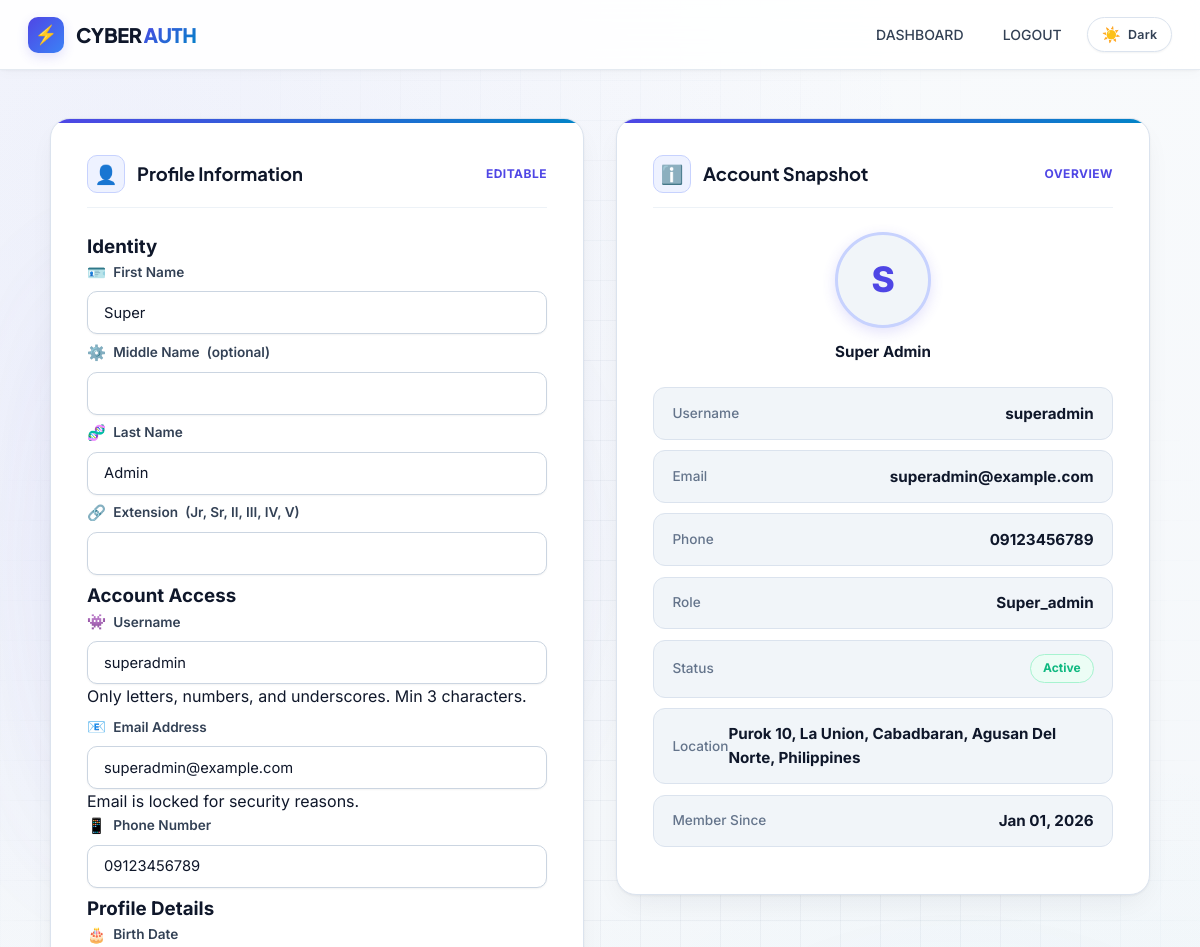
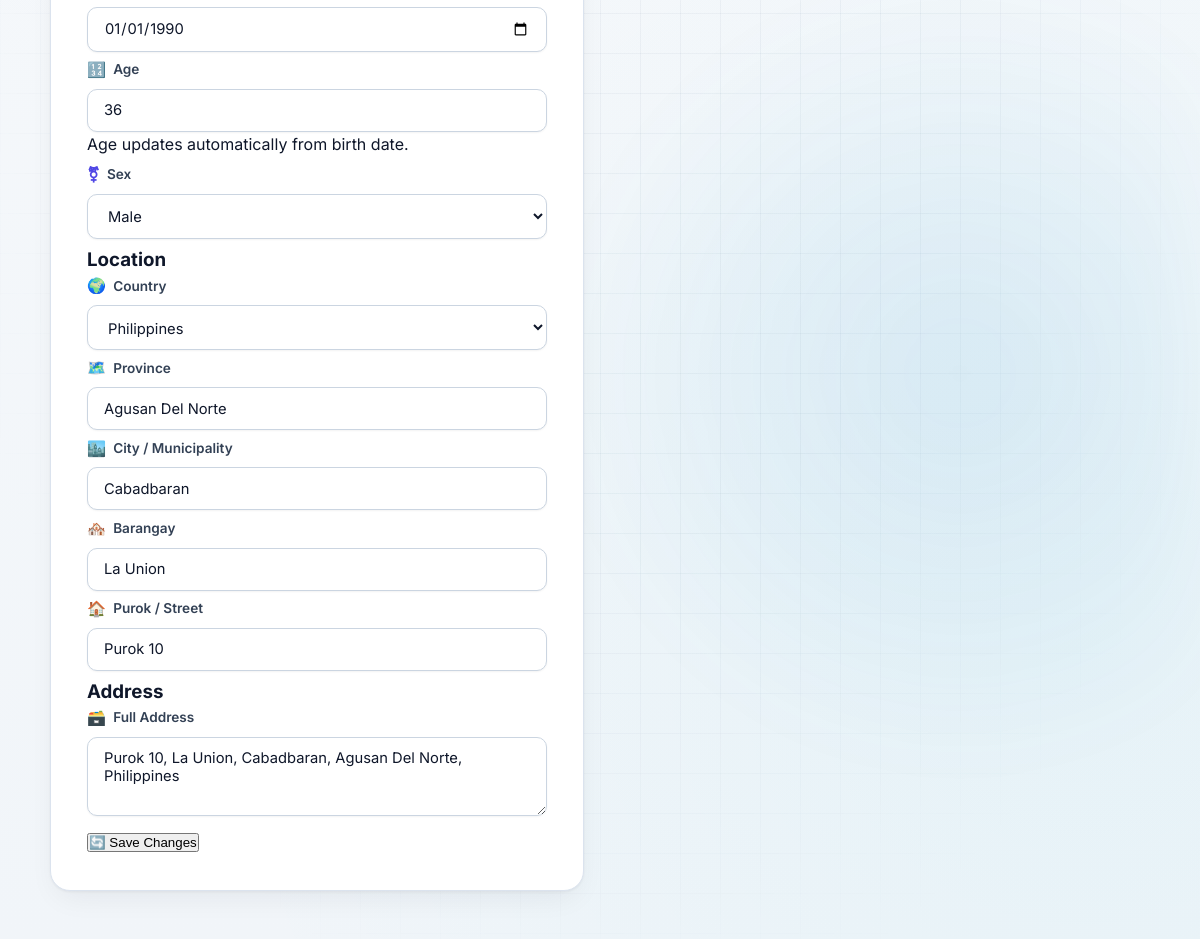
The page /pages/edit-profile.php (signed in) on the database its author committed (2 pictures, top to bottom).
### tables this page shows
CREATE TABLE `users` (
  `id` int(11) NOT NULL AUTO_INCREMENT,
  `username` varchar(50) NOT NULL,
  `email` varchar(100) NOT NULL,
  `id_number` varchar(20) DEFAULT NULL,
  `password` varchar(255) NOT NULL,
  `phone_number` varchar(20) DEFAULT NULL,
  `first_name` varchar(100) DEFAULT NULL,
  `last_name` varchar(100) DEFAULT NULL,
  `middle_name` varchar(100) DEFAULT NULL,
  `extension` varchar(10) DEFAULT NULL,
  `birth_date` date DEFAULT NULL,
  `age` int(11) DEFAULT NULL,
  `sex` enum('male','female','other') DEFAULT NULL,
  `purok_street` varchar(255) DEFAULT NULL,
  `barangay` varchar(100) DEFAULT NULL,
  `city` varchar(100) DEFAULT NULL,
  `province` varchar(100) DEFAULT NULL,
  `country` varchar(100) DEFAULT NULL,
  `zip_code` varchar(10) DEFAULT NULL,
  `address` text DEFAULT NULL,
  `profile_picture` varchar(255) DEFAULT NULL,
  `role` enum('super_admin','admin','user') DEFAULT 'user',
  `status` enum('active','inactive','suspended','pending','approved','blocked','pending_setup') NOT NULL DEFAULT 'pending',
  `last_login` timestamp NULL DEFAULT NULL,
  `created_at` timestamp NOT NULL DEFAULT current_timestamp(),
  `updated_at` timestamp NOT NULL DEFAULT current_timestamp() ON UPDATE current_timestamp(),
  `phone` varchar(20) DEFAULT NULL,
  `is_active` tinyint(1) DEFAULT 1,
  `is_former_superadmin` tinyint(1) NOT NULL DEFAULT 0,
  `privileges` text DEFAULT NULL,
  PRIMARY KEY (`id`),
  UNIQUE KEY `username` (`username`),
  UNIQUE KEY `email` (`email`),
  UNIQUE KEY `id_number` (`id_number`),
  KEY `idx_username` (`username`),
  KEY `idx_email` (`email`),
  KEY `idx_id_number` (`id_number`),
  KEY `idx_role` (`role`),
  KEY `idx_status` (`status`),
  KEY `idx_created_at` (`created_at`)
);

### pages/edit-profile.php (the view, shortened to what the rows shown need)
<?php
require_once '../php/config.php';
$db = new Database();
$stmt = $db->prepare('SELECT username, email, address, phone, phone_number, first_name, middle_name, last_name, extension, birth_date, age, sex, purok_street, barangay, city, province, country, profile_picture, role, is_active, created_at, status FROM users WHERE id = ? LIMIT 1');
$stmt->execute([$_SESSION['user_id']]);
$user = $stmt->fetch();
$phoneValue = $user['phone_number'] ?? $user['phone'] ?? '';
$birthDateValue = $user['birth_date'] ?? '';
$computedAge = $user['age'] ?? null;
if ($birthDateValue) {
    try {
        $birthDateObj = new DateTime($birthDateValue);
        $now = new DateTime();
        $ageDiff = $birthDateObj->diff($now)->y;
        $computedAge = $ageDiff;
    } catch (Exception $e) {
        $computedAge = $user['age'] ?? null;
    }
}
$countries = [
    'Afghanistan','Albania','Algeria','Andorra','Angola','Antigua and Barbuda','Argentina','Armenia','Australia','Austria','Azerbaijan','Bahamas','Bahrain','Bangladesh','Barbados','Belarus','Belgium','Belize','Benin','Bhutan','Bolivia','Bosnia and Herzegovina','Botswana','Brazil','Brunei','Bulgaria','Burkina Faso','Burundi','Cabo Verde','Cambodia','Cameroon','Canada','Central African Republic','Chad','Chile','China','Colombia','Comoros','Congo','Costa Rica','Croatia','Cuba','Cyprus','Czech Republic','Denmark','Djibouti','Dominica','Dominican Republic','Ecuador','Egypt','El Salvador','Equatorial Guinea','Eritrea','Estonia','Eswatini','Ethiopia','Fiji','Finland','France','Gabon','Gambia','Georgia','Germany','Ghana','Greece','Grenada','Guatemala','Guinea','Guinea-Bissau','Guyana','Haiti','Honduras','Hungary','Iceland','India','Indonesia','Iran','Iraq','Ireland','Israel','Italy','Jamaica','Japan','Jordan','Kazakhstan','Kenya','Kiribati','Kosovo','Kuwait','Kyrgyzstan','Laos','Latvia','Lebanon','Lesotho','Liberia','Libya','Liechtenstein','Lithuania','Luxembourg','Madagascar','Malawi','Malaysia','Maldives','Mali','Malta','Marshall Islands','Mauritania','Mauritius','Mexico','Micronesia','Moldova','Monaco','Mongolia','Montenegro','Morocco','Mozambique','Myanmar','Namibia','Nauru','Nepal','Netherlands','New Zealand','Nicaragua','Niger','Nigeria','North Korea','North Macedonia','Norway','Oman','Pakistan','Palau','Palestine','Panama','Papua New Guinea','Paraguay','Peru','Philippines','Poland','Portugal','Qatar','Romania','Russia','Rwanda','Saint Kitts and Nevis','Saint Lucia','Saint Vincent and the Grenadines','Samoa','San Marino','Sao Tome and Principe','Saudi Arabia','Senegal','Serbia','Seychelles','Sierra Leone','Singapore','Slovakia','Slovenia','Solomon Islands','Somalia','South Africa','South Korea','South Sudan','Spain','Sri Lanka','Sudan','Suriname','Sweden','Switzerland','Syria','Taiwan','Tajikistan','Tanzania','Thailand','Timor-Leste','Togo','Tonga','Trinidad and Tobago','Tunisia','Turkey','Turkmenistan','Tuvalu','Uganda','Ukraine','United Arab Emirates','United Kingdom','United States','Uruguay','Uzbekistan','Vanuatu','Vatican City','Venezuela','Vietnam','Yemen','Zambia','Zimbabwe'
];
$userCountry = $user['country'] ?? 'Philippines';
$addressValue = $user['address'] ?? '';
?>
<!DOCTYPE html>
<html lang="en" data-theme="light">
<head>
  <link rel="stylesheet" href="../css/modern-design-system.css" />
  <link rel="stylesheet" href="../css/cyberpunk-edit-profile.css" />
</head>
<body>
  <header class="cyber-header">
    <div class="header-content">
      <a href="dashboard.php" class="logo-container">
        <h1 class="logo-text">CYBER<span class="accent">AUTH</span></h1>
      </a>
    </div>
  </header>
  <main class="cyber-main">
    <div class="profile-wrapper">
      <section class="profile-panel snapshot-panel">
        <form id="editProfileForm" class="form-flow" novalidate>
          <div class="form-section">
            <div class="form-grid two-col">
              <div class="input-group">
                <div class="input-shell">
                  <input id="firstName" name="firstName" class="cyber-input" type="text" value="<?php echo htmlspecialchars($user['first_name'] ?? ''); ?>" autocomplete="given-name" required>
                </div>
              </div>
              <div class="input-group">
                <div class="input-shell">
                  <input id="lastName" name="lastName" class="cyber-input" type="text" value="<?php echo htmlspecialchars($user['last_name'] ?? ''); ?>" autocomplete="family-name" required>
                </div>
              </div>
            </div>
          </div>
          <div class="form-section">
            <div class="form-grid two-col">
              <div class="input-group">
                <div class="input-shell">
                  <input id="username" name="username" class="cyber-input" type="text" value="<?php echo htmlspecialchars($user['username']); ?>" autocomplete="username" required>
                </div>
              </div>
              <div class="input-group">
                <div class="input-shell">
                  <input id="email" name="email" class="cyber-input" type="email" value="<?php echo htmlspecialchars($user['email']); ?>" autocomplete="email" readonly>
                </div>
              </div>
              <div class="input-group">
                <div class="input-shell">
                  <input id="phone" name="phone" class="cyber-input" type="tel" value="<?php echo htmlspecialchars($phoneValue); ?>" placeholder="09XXXXXXXXX" autocomplete="tel-national" required>
                </div>
              </div>
            </div>
          </div>
          <div class="form-section">
            <div class="form-grid three-col">
              <div class="input-group">
                <div class="input-shell">
                  <input id="birthDate" name="birthDate" class="cyber-input" type="date" value="<?php echo htmlspecialchars($birthDateValue); ?>" required>
                </div>
              </div>
              <div class="input-group">
                <div class="input-shell">
                  <input id="age" name="age" class="cyber-input" type="number" value="<?php echo htmlspecialchars($computedAge ?? ''); ?>" readonly>
                </div>
              </div>
              <div class="input-group">
                <div class="input-shell">
                  <select id="sex" name="sex" class="cyber-input" required>
                    <option value="male" <?php echo (($user['sex'] ?? '') === 'male') ? 'selected' : ''; ?>>Male</option>
                  </select>
                </div>
              </div>
            </div>
          </div>
          <div class="form-section">
            <div class="form-grid two-col">
              <div class="input-group">
                <div class="input-shell">
                  <select id="country" name="country" class="cyber-input" required>
                    <?php foreach ($countries as $countryOption): ?>
                      <option value="<?php echo htmlspecialchars($countryOption); ?>" <?php echo ($countryOption === $userCountry) ? 'selected' : ''; ?>>
                        <?php echo htmlspecialchars($countryOption); ?>
                      </option>
                    <?php endforeach; ?>
                  </select>
                </div>
              </div>
              <div class="input-group">
                <div class="input-shell">
                  <input id="province" name="province" class="cyber-input" type="text" value="<?php echo htmlspecialchars($user['province'] ?? ''); ?>" required>
                </div>
              </div>
              <div class="input-group">
                <div class="input-shell">
                  <input id="city" name="city" class="cyber-input" type="text" value="<?php echo htmlspecialchars($user['city'] ?? ''); ?>" required>
                </div>
              </div>
              <div class="input-group">
                <div class="input-shell">
                  <input id="barangay" name="barangay" class="cyber-input" type="text" value="<?php echo htmlspecialchars($user['barangay'] ?? ''); ?>" required>
                </div>
              </div>
              <div class="input-group">
                <div class="input-shell">
                  <input id="purok" name="purok" class="cyber-input" type="text" value="<?php echo htmlspecialchars($user['purok_street'] ?? ''); ?>" required>
                </div>
              </div>
            </div>
          </div>
          <div class="form-section">
            <div class="form-grid">
              <div class="input-group full-width">
                <div class="input-shell">
                  <textarea id="address" name="address" class="cyber-textarea" rows="3" placeholder="Enter your complete address" autocomplete="street-address"><?php echo htmlspecialchars($addressValue); ?></textarea>
                </div>
              </div>
            </div>
          </div>
        </form>
      </section>
      <section class="profile-panel">
        <div class="profile-details">
          <div class="detail-card">
            <span class="detail-label">Username</span>
            <span class="detail-value"><?php echo htmlspecialchars($user['username']); ?></span>
          </div>
          <div class="detail-card">
            <span class="detail-label">Email</span>
            <span class="detail-value"><?php echo htmlspecialchars($user['email']); ?></span>
          </div>
          <div class="detail-card">
            <span class="detail-label">Phone</span>
            <span class="detail-value"><?php echo htmlspecialchars($phoneValue !== '' ? $phoneValue : '—'); ?></span>
          </div>
          <div class="detail-card">
            <span class="detail-label">Role</span>
            <span class="detail-value"><?php echo htmlspecialchars(ucfirst($user['role'] ?? 'user')); ?></span>
          </div>
          <div class="detail-card">
            <span class="detail-label">Member Since</span>
            <span class="detail-value"><?php echo date('M d, Y', strtotime($user['created_at'])); ?></span>
          </div>
        </div>
      </section>
    </div>
  </main>
</body>
</html>

### rows shown on the page
users: firstName "Super", lastName "Admin", username "superadmin", email "superadmin@example.com", phone "09123456789", birthDate "01/01/1990", age "36", sex "Male", country "Philippines", province "Agusan Del Norte", city "Cabadbaran", barangay "La Union", purok "Purok 10", address "Purok 10, La Union, Cabadbaran, Agusan Del Norte, Philippines", phone_number "09123456789", role "Super_admin", created_at "Jan 01, 2026"

### other values the page prints
substr($displayName ?: $user['username'], 0, 1) "S"
$displayName ?: $user['username'] "Super Admin"
$displayLocation !== '' ? $displayLocation : '—' "Purok 10, La Union, Cabadbaran, Agusan Del Norte, Philippines"
